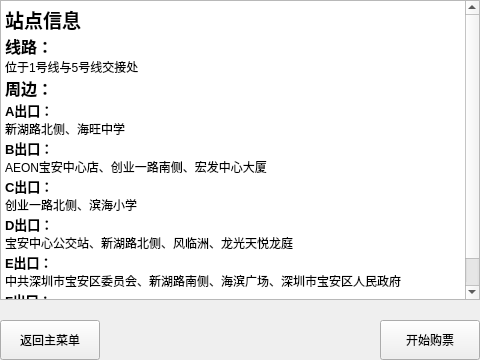
<?xml version="1.0" encoding="UTF-8"?>
<ui version="4.0">
 <class>baoanCenter</class>
 <widget class="QWidget" name="baoanCenter">
  <property name="geometry">
   <rect>
    <x>0</x>
    <y>0</y>
    <width>480</width>
    <height>360</height>
   </rect>
  </property>
  <property name="windowTitle">
   <string>Form</string>
  </property>
  <widget class="QPushButton" name="backMainBtn">
   <property name="geometry">
    <rect>
     <x>0</x>
     <y>320</y>
     <width>100</width>
     <height>40</height>
    </rect>
   </property>
   <property name="text">
    <string>返回主菜单</string>
   </property>
  </widget>
  <widget class="QPushButton" name="startBtn">
   <property name="geometry">
    <rect>
     <x>380</x>
     <y>320</y>
     <width>100</width>
     <height>40</height>
    </rect>
   </property>
   <property name="text">
    <string>开始购票</string>
   </property>
  </widget>
  <widget class="QTextBrowser" name="textBrowser">
   <property name="geometry">
    <rect>
     <x>0</x>
     <y>0</y>
     <width>480</width>
     <height>300</height>
    </rect>
   </property>
   <property name="html">
    <string>&lt;!DOCTYPE HTML PUBLIC &quot;-//W3C//DTD HTML 4.0//EN&quot; &quot;http://www.w3.org/TR/REC-html40/strict.dtd&quot;&gt;
&lt;html&gt;&lt;head&gt;&lt;meta name=&quot;qrichtext&quot; content=&quot;1&quot; /&gt;&lt;style type=&quot;text/css&quot;&gt;
p, li { white-space: pre-wrap; }
&lt;/style&gt;&lt;/head&gt;&lt;body style=&quot; font-family:'SimSun'; font-size:9pt; font-weight:400; font-style:normal;&quot;&gt;
&lt;p style=&quot; margin-top:0px; margin-bottom:0px; margin-left:0px; margin-right:0px; -qt-block-indent:0; text-indent:0px;&quot;&gt;&lt;span style=&quot; font-size:14pt; font-weight:600;&quot;&gt;站点信息&lt;/span&gt;&lt;/p&gt;
&lt;p style=&quot; margin-top:0px; margin-bottom:0px; margin-left:0px; margin-right:0px; -qt-block-indent:0; text-indent:0px;&quot;&gt;&lt;span style=&quot; font-size:12pt; font-weight:600;&quot;&gt;线路：&lt;/span&gt;&lt;/p&gt;
&lt;p style=&quot; margin-top:0px; margin-bottom:0px; margin-left:0px; margin-right:0px; -qt-block-indent:0; text-indent:0px;&quot;&gt;位于1号线与5号线交接处&lt;/p&gt;
&lt;p style=&quot; margin-top:0px; margin-bottom:0px; margin-left:0px; margin-right:0px; -qt-block-indent:0; text-indent:0px;&quot;&gt;&lt;span style=&quot; font-size:12pt; font-weight:600;&quot;&gt;周边：&lt;/span&gt;&lt;/p&gt;
&lt;p style=&quot; margin-top:0px; margin-bottom:0px; margin-left:0px; margin-right:0px; -qt-block-indent:0; text-indent:0px;&quot;&gt;&lt;span style=&quot; font-size:10pt; font-weight:600;&quot;&gt;A出口：&lt;/span&gt;&lt;/p&gt;
&lt;p style=&quot; margin-top:0px; margin-bottom:0px; margin-left:0px; margin-right:0px; -qt-block-indent:0; text-indent:0px;&quot;&gt;新湖路北侧、海旺中学&lt;/p&gt;
&lt;p style=&quot; margin-top:0px; margin-bottom:0px; margin-left:0px; margin-right:0px; -qt-block-indent:0; text-indent:0px;&quot;&gt;&lt;span style=&quot; font-size:10pt; font-weight:600;&quot;&gt;B出口：&lt;/span&gt;&lt;/p&gt;
&lt;p style=&quot; margin-top:0px; margin-bottom:0px; margin-left:0px; margin-right:0px; -qt-block-indent:0; text-indent:0px;&quot;&gt;AEON宝安中心店、创业一路南侧、宏发中心大厦&lt;/p&gt;
&lt;p style=&quot; margin-top:0px; margin-bottom:0px; margin-left:0px; margin-right:0px; -qt-block-indent:0; text-indent:0px;&quot;&gt;&lt;span style=&quot; font-size:10pt; font-weight:600;&quot;&gt;C出口：&lt;/span&gt;&lt;/p&gt;
&lt;p style=&quot; margin-top:0px; margin-bottom:0px; margin-left:0px; margin-right:0px; -qt-block-indent:0; text-indent:0px;&quot;&gt;创业一路北侧、滨海小学&lt;/p&gt;
&lt;p style=&quot; margin-top:0px; margin-bottom:0px; margin-left:0px; margin-right:0px; -qt-block-indent:0; text-indent:0px;&quot;&gt;&lt;span style=&quot; font-size:10pt; font-weight:600;&quot;&gt;D出口：&lt;/span&gt;&lt;/p&gt;
&lt;p style=&quot; margin-top:0px; margin-bottom:0px; margin-left:0px; margin-right:0px; -qt-block-indent:0; text-indent:0px;&quot;&gt;宝安中心公交站、新湖路北侧、风临洲、龙光天悦龙庭&lt;/p&gt;
&lt;p style=&quot; margin-top:0px; margin-bottom:0px; margin-left:0px; margin-right:0px; -qt-block-indent:0; text-indent:0px;&quot;&gt;&lt;span style=&quot; font-size:10pt; font-weight:600;&quot;&gt;E出口：&lt;/span&gt;&lt;/p&gt;
&lt;p style=&quot; margin-top:0px; margin-bottom:0px; margin-left:0px; margin-right:0px; -qt-block-indent:0; text-indent:0px;&quot;&gt;中共深圳市宝安区委员会、新湖路南侧、海滨广场、深圳市宝安区人民政府&lt;/p&gt;
&lt;p style=&quot; margin-top:0px; margin-bottom:0px; margin-left:0px; margin-right:0px; -qt-block-indent:0; text-indent:0px;&quot;&gt;&lt;span style=&quot; font-size:10pt; font-weight:600;&quot;&gt;F出口：&lt;/span&gt;&lt;/p&gt;
&lt;p style=&quot; margin-top:0px; margin-bottom:0px; margin-left:0px; margin-right:0px; -qt-block-indent:0; text-indent:0px;&quot;&gt;创业一路南侧、国际西岸商务大厦、宝安中心、新湖路西侧&lt;/p&gt;&lt;/body&gt;&lt;/html&gt;</string>
   </property>
  </widget>
 </widget>
 <resources/>
 <connections/>
</ui>
